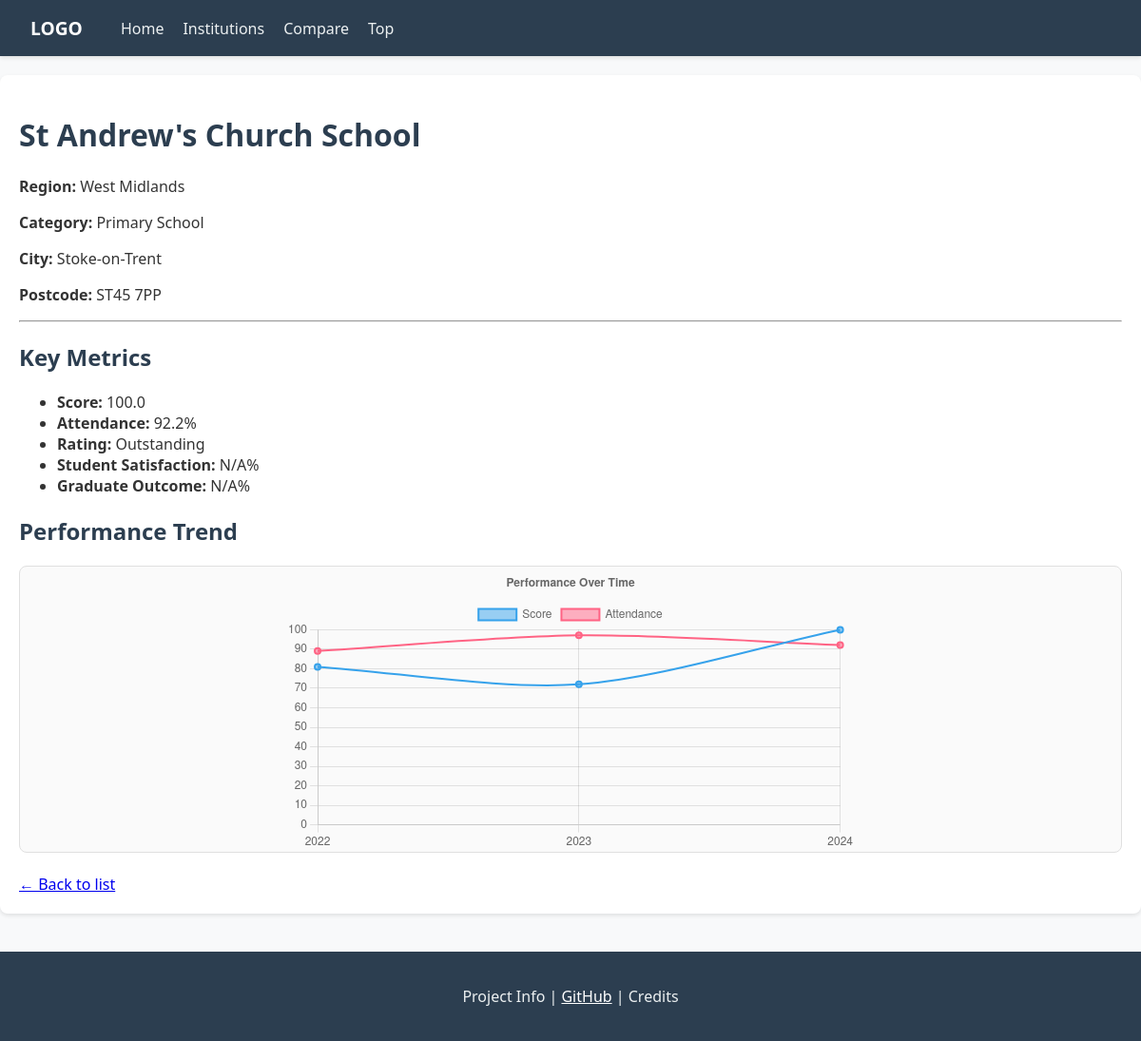
The page /institutions/178/ on the database its author committed.
### institutions/models.py (models this page shows, shortened)
class Institution(models.Model):
    CATEGORY_CHOICES = [
        ("Primary School", "Primary School"),
        ("Secondary School", "Secondary School"),
        ("College", "College"),
        ("University", "University"),
    ]
    name = models.CharField(max_length=200)
    category = models.CharField(max_length=50, choices=CATEGORY_CHOICES)
    region = models.ForeignKey(Region, on_delete=models.CASCADE)
    city = models.CharField(max_length=100, blank=True)
    postcode = models.CharField(max_length=20, blank=True)
    founded_year = models.IntegerField(null=True, blank=True)
    website = models.URLField(blank=True)

class Region(models.Model):
    name = models.CharField(max_length=100)
    country = models.CharField(max_length=100, blank=True)

class PerformanceRecord(models.Model):
    institution = models.ForeignKey(Institution, on_delete=models.CASCADE)
    year = models.IntegerField()
    rating = models.CharField(max_length=50, blank=True)
    overall_score = models.FloatField()
    student_satisfaction_pct = models.FloatField(null=True, blank=True)
    graduate_outcome_pct = models.FloatField(null=True, blank=True)
    attendance_rate_pct = models.FloatField(null=True, blank=True)

### institutions/views.py (the view)
# urls.py: path("institutions/<int:pk>/", views.institution_detail, name="institution_detail"),
def institution_detail(request, pk):
    institution = get_object_or_404(Institution, pk=pk)
    records = PerformanceRecord.objects.filter(
        institution=institution
    ).order_by("year")
    latest_record = records.order_by("-year").first()
    chart_years = [record.year for record in records]
    chart_scores = [record.overall_score for record in records]
    chart_attendance = [
        record.attendance_rate_pct if record.attendance_rate_pct is not None else 0
        for record in records
    ]
    return render(request, "institutions/institution_detail.html", {
        "institution": institution,
        "records": records,
        "latest_record": latest_record,
        "chart_years": chart_years,
        "chart_scores": chart_scores,
        "chart_attendance": chart_attendance,
    })

### institutions/templates/institutions/institution_detail.html (shortened to what this page needs)
{% extends 'institutions/base.html' %}
{% block content %}
    <h1>{{ institution.name }}</h1>
    <p><strong>Region:</strong> {{ institution.region.name }}</p>
    <p><strong>Category:</strong> {{ institution.get_category_display }}</p>
    <p><strong>City:</strong> {{ institution.city }}</p>
    <p><strong>Postcode:</strong> {{ institution.postcode }}</p>
    <hr>
    <h2>Key Metrics</h2>
    <ul>
        {% if latest_record %}
            <li><strong>Score:</strong> {{ latest_record.overall_score }}</li>
            <li><strong>Attendance:</strong> {{ latest_record.attendance_rate_pct|default:"N/A" }}%</li>
            <li><strong>Rating:</strong> {{ latest_record.rating }}</li>
            <li><strong>Student Satisfaction:</strong> {{ latest_record.student_satisfaction_pct|default:"N/A" }}%</li>
            <li><strong>Graduate Outcome:</strong> {{ latest_record.graduate_outcome_pct|default:"N/A" }}%</li>
        {% else %}
            <li>No performance data available.</li>
        {% endif %}
    </ul>
    <h2>Performance Trend</h2>
    <div class="chart-container">
        <canvas id="performanceChart"></canvas>
    </div>
    <script>
        const years = JSON.parse(document.getElementById('years-data').textContent);
        const scores = JSON.parse(document.getElementById('scores-data').textContent);
        const attendance = JSON.parse(document.getElementById('attendance-data').textContent);
        const ctx = document.getElementById('performanceChart');
        new Chart(ctx, {
            type: 'line',
            data: {
                labels: years,
                datasets: [
                    {
                        label: 'Score',
                        data: scores,
                        borderWidth: 2,
                        tension: 0.3
                    },
                    {
                        label: 'Attendance',
                        data: attendance,
                        borderWidth: 2,
                        tension: 0.3
                    }
                ]
            },
            options: {
                responsive: true,
                plugins: {
                    title: {
                        display: true,
                        text: 'Performance Over Time'
                    }
                },
                scales: {
                    y: {
                        suggestedMin: 0,
                        suggestedMax: 100
                    }
                }
            }
        });
    </script>
    <br>
    <a href="{% url 'institution_list' %}">&larr; Back to list</a>
{% endblock %}

### institutions/static/css/style.css (style rules this page uses)
body { font-family: 'Segoe UI', Tahoma, Geneva, Verdana, sans-serif; margin: 0; padding: 0; background-color: #f8f9fa; color: #333; }
h1, h2, h3 { color: #2c3e50; }
.chart-container { border: 1px solid #e0e0e0; border-radius: 8px; height: 300px; display: flex; align-items: center; justify-content: center; background-color: #fafafa; margin-top: 20px; }

### rows shown on the page
Institution: name "St Andrew's Church School", region.name "West Midlands", category "Primary School", city "Stoke-on-Trent", postcode "ST45 7PP"
PerformanceRecord: overall_score "100.0", attendance_rate_pct "92.2", rating "Outstanding", student_satisfaction_pct "N/A", graduate_outcome_pct "N/A"
